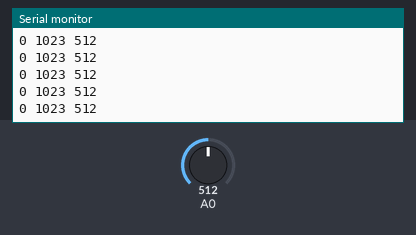
A sketch run on a simulated Arduino Uno, built with avr-gcc and run on an emulated ATmega328P. Parts: the last lines printed to the serial monitor. The test bench sets the inputs (shaded band); at power-on: A0 = 512.

Above: at 1.2 s.
1.3 s: A0 set to 11
At 2.1 s:
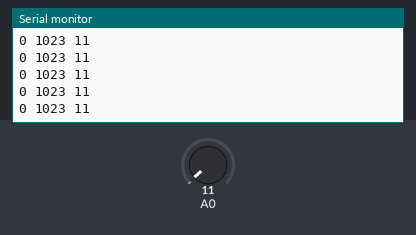
2.8 s: A0 set to 8
At 3.7 s:
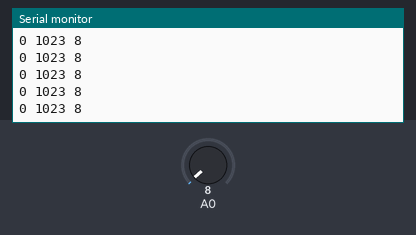
Timing chart, 0 to 5.8 s (numbered marks = the images above; inputs shaded):
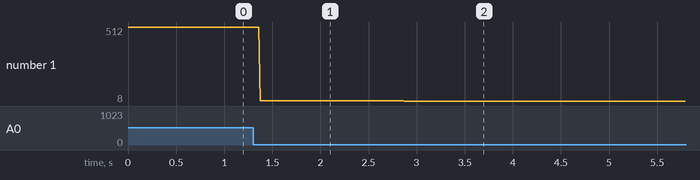

Measured:
- after the input at 1.3 s, the serial monitor: prints a new line after 0.07 s (image 1)
- after the input at 2.8 s, the serial monitor: prints a new line after 0.07 s (image 2)
- plotted number 1: 512 → 11 after the input at 1.3 s, 11 → 8 after the input at 2.8 s

The sketch:

plux_resp_band.ino
```cpp
int sensorValue = 0;

void setup() {
  // put your setup code here, to run once:
Serial.begin(9600);
}

void loop() {
  // put your main code here, to run repeatedly:
sensorValue = analogRead(A0);
Serial.print(0);  // To freeze the lower limit
Serial.print(" ");
Serial.print(1023);  // To freeze the upper limit
Serial.print(" ");
Serial.println(sensorValue);
}
```
